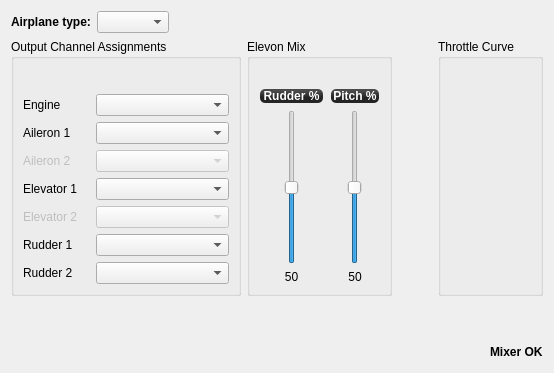
     <widget class="QWidget" name="tab_fixedWing">
      <property name="enabled">
       <bool>true</bool>
      </property>
      <attribute name="title">
       <string>Fixed wing</string>
      </attribute>
      <layout class="QGridLayout" name="gridLayout_10">
       <item row="0" column="0">
        <layout class="QVBoxLayout" name="verticalLayout_6">
         <item>
          <layout class="QHBoxLayout" name="horizontalLayout_3">
           <item>
            <widget class="QLabel" name="label_5">
             <property name="sizePolicy">
              <sizepolicy hsizetype="Minimum" vsizetype="Preferred">
               <horstretch>0</horstretch>
               <verstretch>0</verstretch>
              </sizepolicy>
             </property>
             <property name="font">
              <font>
               <weight>75</weight>
               <bold>true</bold>
              </font>
             </property>
             <property name="text">
              <string>Airplane type:</string>
             </property>
            </widget>
           </item>
           <item>
            <widget class="QComboBox" name="cb_fixedWingType"/>
           </item>
           <item>
            <spacer name="horizontalSpacer_3">
             <property name="orientation">
              <enum>Qt::Horizontal</enum>
             </property>
             <property name="sizeHint" stdset="0">
              <size>
               <width>40</width>
               <height>20</height>
              </size>
             </property>
            </spacer>
           </item>
          </layout>
         </item>
         <item>
          <layout class="QHBoxLayout" name="horizontalLayout_23"/>
         </item>
         <item>
          <layout class="QHBoxLayout" name="horizontalLayout_4">
           <item>
            <widget class="QGroupBox" name="groupBox_2">
             <property name="sizePolicy">
              <sizepolicy hsizetype="Preferred" vsizetype="Expanding">
               <horstretch>0</horstretch>
               <verstretch>0</verstretch>
              </sizepolicy>
             </property>
             <property name="minimumSize">
              <size>
               <width>230</width>
               <height>100</height>
              </size>
             </property>
             <property name="title">
              <string>Output Channel Assignments</string>
             </property>
             <layout class="QFormLayout" name="formLayout_3">
              <item row="1" column="0">
               <widget class="QLabel" name="fwEngineLabel">
                <property name="text">
                 <string>Engine</string>
                </property>
               </widget>
              </item>
              <item row="1" column="1">
               <widget class="QComboBox" name="cb_fwEngineChannelBox">
                <property name="toolTip">
                 <string>Select output channel for the engine</string>
                </property>
               </widget>
              </item>
              <item row="2" column="0">
               <widget class="QLabel" name="fwAileron1Label">
                <property name="minimumSize">
                 <size>
                  <width>60</width>
                  <height>0</height>
                 </size>
                </property>
                <property name="text">
                 <string>Aileron 1</string>
                </property>
               </widget>
              </item>
              <item row="2" column="1">
               <widget class="QComboBox" name="cb_fwAileron1ChannelBox">
                <property name="toolTip">
                 <string>Select output channel for the first aileron (or elevon)</string>
                </property>
               </widget>
              </item>
              <item row="3" column="0">
               <widget class="QLabel" name="fwAileron2Label">
                <property name="enabled">
                 <bool>false</bool>
                </property>
                <property name="minimumSize">
                 <size>
                  <width>60</width>
                  <height>0</height>
                 </size>
                </property>
                <property name="text">
                 <string>Aileron 2</string>
                </property>
               </widget>
              </item>
              <item row="3" column="1">
               <widget class="QComboBox" name="cb_fwAileron2ChannelBox">
                <property name="enabled">
                 <bool>false</bool>
                </property>
                <property name="toolTip">
                 <string>Select output channel for the second aileron (or elevon)</string>
                </property>
               </widget>
              </item>
              <item row="4" column="0">
               <widget class="QLabel" name="fwElevator1Label">
                <property name="minimumSize">
                 <size>
                  <width>67</width>
                  <height>0</height>
                 </size>
                </property>
                <property name="text">
                 <string>Elevator 1</string>
                </property>
               </widget>
              </item>
              <item row="4" column="1">
               <widget class="QComboBox" name="cb_fwElevator1ChannelBox">
                <property name="toolTip">
                 <string>Select output channel for the first elevator</string>
                </property>
               </widget>
              </item>
              <item row="5" column="0">
               <widget class="QLabel" name="fwElevator2Label">
                <property name="enabled">
                 <bool>false</bool>
                </property>
                <property name="minimumSize">
                 <size>
                  <width>67</width>
                  <height>0</height>
                 </size>
                </property>
                <property name="text">
                 <string>Elevator 2</string>
                </property>
               </widget>
              </item>
              <item row="5" column="1">
               <widget class="QComboBox" name="cb_fwElevator2ChannelBox">
                <property name="enabled">
                 <bool>false</bool>
                </property>
                <property name="toolTip">
                 <string>Select output channel for a secondary elevator</string>
                </property>
               </widget>
              </item>
              <item row="6" column="0">
               <widget class="QLabel" name="fwRudder1Label">
                <property name="text">
                 <string>Rudder 1</string>
                </property>
               </widget>
              </item>
              <item row="6" column="1">
               <widget class="QComboBox" name="cb_fwRudder1ChannelBox">
                <property name="toolTip">
                 <string>Select output channel for the first rudder</string>
                </property>
               </widget>
              </item>
              <item row="7" column="0">
               <widget class="QLabel" name="fwRudder2Label">
                <property name="text">
                 <string>Rudder 2</string>
                </property>
               </widget>
              </item>
              <item row="7" column="1">
               <widget class="QComboBox" name="cb_fwRudder2ChannelBox">
                <property name="toolTip">
                 <string>Select output channel for a secondary rudder</string>
                </property>
               </widget>
              </item>
              <item row="0" column="1">
               <spacer name="verticalSpacer_2">
                <property name="orientation">
                 <enum>Qt::Vertical</enum>
                </property>
                <property name="sizeHint" stdset="0">
                 <size>
                  <width>20</width>
                  <height>20</height>
                 </size>
                </property>
               </spacer>
              </item>
             </layout>
            </widget>
           </item>
           <item>
            <widget class="QGroupBox" name="elevonMixBox">
             <property name="sizePolicy">
              <sizepolicy hsizetype="Preferred" vsizetype="Expanding">
               <horstretch>0</horstretch>
               <verstretch>0</verstretch>
              </sizepolicy>
             </property>
             <property name="title">
              <string>Elevon Mix</string>
             </property>
             <layout class="QVBoxLayout" name="verticalLayout_13">
              <item>
               <spacer name="verticalSpacer_3">
                <property name="orientation">
                 <enum>Qt::Vertical</enum>
                </property>
                <property name="sizeType">
                 <enum>QSizePolicy::Fixed</enum>
                </property>
                <property name="sizeHint" stdset="0">
                 <size>
                  <width>0</width>
                  <height>20</height>
                 </size>
                </property>
               </spacer>
              </item>
              <item>
               <layout class="QHBoxLayout" name="horizontalLayout_8">
                <item>
                 <layout class="QVBoxLayout" name="verticalLayout_14">
                  <item>
                   <widget class="QLabel" name="elevonLabel1">
                    <property name="minimumSize">
                     <size>
                      <width>65</width>
                      <height>0</height>
                     </size>
                    </property>
                    <property name="styleSheet">
                     <string notr="true">background-color: qlineargradient(spread:reflect, x1:0.507, y1:0, x2:0.507, y2:0.772, stop:0.208955 rgba(74, 74, 74, 255), stop:0.78607 rgba(36, 36, 36, 255));
color: rgb(255, 255, 255);
border-radius: 5;
font: bold 12px;
margin:1px;</string>
                    </property>
                    <property name="text">
                     <string>Rudder %</string>
                    </property>
                    <property name="alignment">
                     <set>Qt::AlignCenter</set>
                    </property>
                   </widget>
                  </item>
                  <item>
                   <widget class="QSlider" name="elevonSlider1">
                    <property name="sizePolicy">
                     <sizepolicy hsizetype="Expanding" vsizetype="Expanding">
                      <horstretch>0</horstretch>
                      <verstretch>0</verstretch>
                     </sizepolicy>
                    </property>
                    <property name="maximum">
                     <number>100</number>
                    </property>
                    <property name="value">
                     <number>50</number>
                    </property>
                    <property name="orientation">
                     <enum>Qt::Vertical</enum>
                    </property>
                   </widget>
                  </item>
                  <item>
                   <widget class="QLabel" name="elevonSliderLabel1">
                    <property name="text">
                     <string>50</string>
                    </property>
                    <property name="alignment">
                     <set>Qt::AlignCenter</set>
                    </property>
                   </widget>
                  </item>
                 </layout>
                </item>
                <item>
                 <layout class="QVBoxLayout" name="verticalLayout_15">
                  <item>
                   <widget class="QLabel" name="elevonLabel2">
                    <property name="minimumSize">
                     <size>
                      <width>50</width>
                      <height>0</height>
                     </size>
                    </property>
                    <property name="styleSheet">
                     <string notr="true">background-color: qlineargradient(spread:reflect, x1:0.507, y1:0, x2:0.507, y2:0.772, stop:0.208955 rgba(74, 74, 74, 255), stop:0.78607 rgba(36, 36, 36, 255));
color: rgb(255, 255, 255);
border-radius: 5;
font: bold 12px;
margin:1px;</string>
                    </property>
                    <property name="text">
                     <string>Pitch %</string>
                    </property>
                    <property name="alignment">
                     <set>Qt::AlignCenter</set>
                    </property>
                   </widget>
                  </item>
                  <item>
                   <widget class="QSlider" name="elevonSlider2">
                    <property name="sizePolicy">
                     <sizepolicy hsizetype="Expanding" vsizetype="Expanding">
                      <horstretch>0</horstretch>
                      <verstretch>0</verstretch>
                     </sizepolicy>
                    </property>
                    <property name="maximum">
                     <number>100</number>
                    </property>
                    <property name="value">
                     <number>50</number>
                    </property>
                    <property name="orientation">
                     <enum>Qt::Vertical</enum>
                    </property>
                   </widget>
                  </item>
                  <item>
                   <widget class="QLabel" name="elevonSliderLabel2">
                    <property name="text">
                     <string>50</string>
                    </property>
                    <property name="alignment">
                     <set>Qt::AlignCenter</set>
                    </property>
                   </widget>
                  </item>
                 </layout>
                </item>
               </layout>
              </item>
             </layout>
            </widget>
           </item>
           <item>
            <spacer name="horizontalSpacer_4">
             <property name="orientation">
              <enum>Qt::Horizontal</enum>
             </property>
             <property name="sizeHint" stdset="0">
              <size>
               <width>40</width>
               <height>20</height>
              </size>
             </property>
            </spacer>
           </item>
           <item>
            <widget class="QGroupBox" name="groupBox_3">
             <property name="sizePolicy">
              <sizepolicy hsizetype="Preferred" vsizetype="Preferred">
               <horstretch>0</horstretch>
               <verstretch>100</verstretch>
              </sizepolicy>
             </property>
             <property name="title">
              <string>Throttle Curve</string>
             </property>
             <layout class="QVBoxLayout" name="verticalLayout_16">
              <item>
               <widget class="MixerCurve" name="fixedWingThrottle" native="true">
                <property name="sizePolicy">
                 <sizepolicy hsizetype="Expanding" vsizetype="Expanding">
                  <horstretch>1</horstretch>
                  <verstretch>1</verstretch>
                 </sizepolicy>
                </property>
                <property name="minimumSize">
                 <size>
                  <width>0</width>
                  <height>0</height>
                 </size>
                </property>
                <property name="maximumSize">
                 <size>
                  <width>500</width>
                  <height>500</height>
                 </size>
                </property>
                <property name="sizeIncrement">
                 <size>
                  <width>10</width>
                  <height>10</height>
                 </size>
                </property>
                <property name="baseSize">
                 <size>
                  <width>300</width>
                  <height>350</height>
                 </size>
                </property>
               </widget>
              </item>
             </layout>
            </widget>
           </item>
          </layout>
         </item>
         <item>
          <spacer name="verticalSpacer">
           <property name="orientation">
            <enum>Qt::Vertical</enum>
           </property>
           <property name="sizeHint" stdset="0">
            <size>
             <width>20</width>
             <height>40</height>
            </size>
           </property>
          </spacer>
         </item>
         <item>
          <layout class="QHBoxLayout" name="horizontalLayout_13">
           <item>
            <spacer name="horizontalSpacer_11">
             <property name="orientation">
              <enum>Qt::Horizontal</enum>
             </property>
             <property name="sizeHint" stdset="0">
              <size>
               <width>40</width>
               <height>20</height>
              </size>
             </property>
            </spacer>
           </item>
           <item>
            <widget class="QLabel" name="fwStatusLabel">
             <property name="font">
              <font>
               <weight>75</weight>
               <bold>true</bold>
              </font>
             </property>
             <property name="text">
              <string>Mixer OK</string>
             </property>
            </widget>
           </item>
          </layout>
         </item>
        </layout>
       </item>
      </layout>
      <zorder></zorder>
     </widget>
